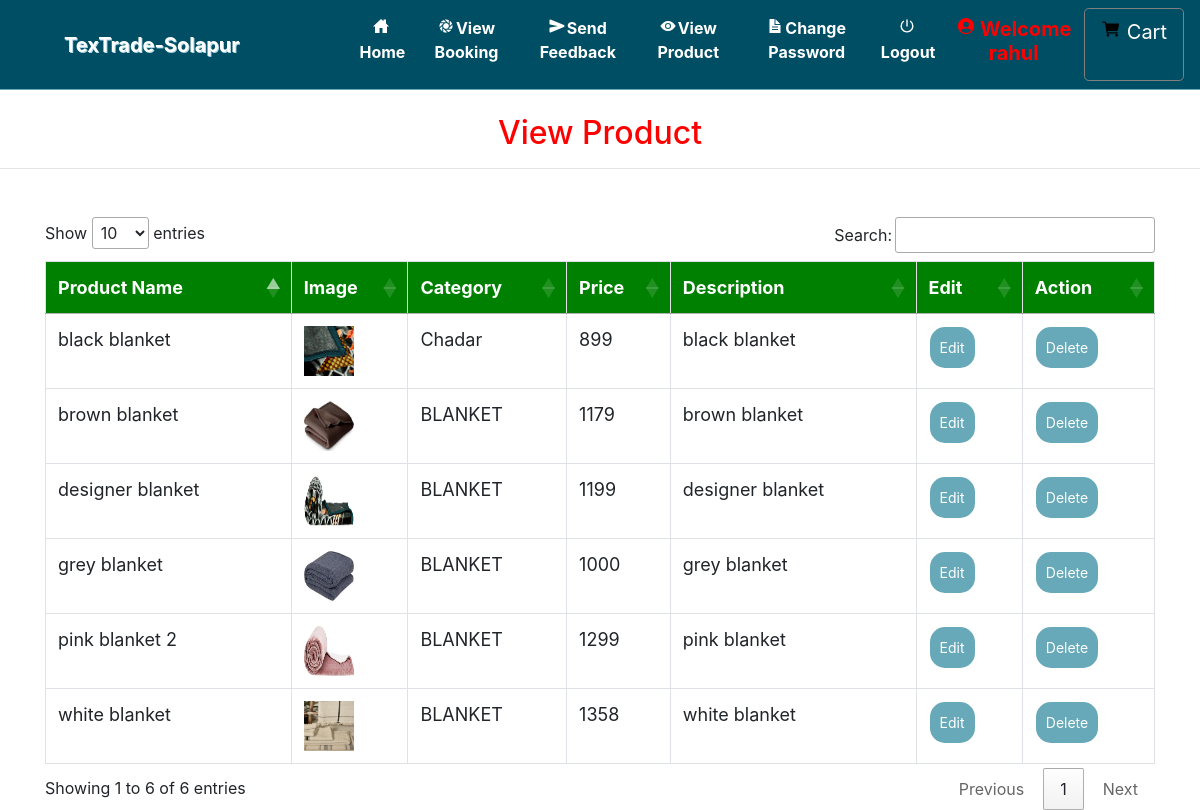
Page /admin_view_product (signed in) on the committed database.
### grocery/models.py (models this page shows, shortened)
class Product(models.Model):
    id = models.AutoField(primary_key=True)
    category = models.ForeignKey(Category, on_delete=models.CASCADE, null=True)
    vendor = models.ForeignKey(Vendor, on_delete=models.CASCADE, null=True)
    image = models.FileField(upload_to='images/', null=True)
    name = models.CharField(max_length=30, null=True)
    price = models.IntegerField(null=True)
    desc = models.TextField(null=True)

class Category(models.Model):
    name = models.CharField(max_length=30, null=True)

### grocery/views.py (the view)
# urls.py: path('admin_view_product', Admin_View_product, name='admin_view_product'),
def Admin_View_product(request):
    if not request.user.is_authenticated:
        return redirect('login_admin')
    pro = Product.objects.all()
    d = {'pro':pro}
    return render(request,'admin_view_product.html',d)

### grocery/templates/admin_view_product.html (shortened to what this page needs)
{% extends 'navigation.html' %}
{% block body %}
<center><h2 style="color:red;margin-top:2%">View Product</h2></center><hr>
 <div class="container" style="margin-top:4%">
<table class="table table-bordered" id="myTable">
  <thead>
  <tr>
    <th>Product Name</th>
    <th>Image</th>
      <th> Category</th>
    <th>Price</th>
       <th> Description</th>
	   <th>Edit</th>
    <th>Action</th>
  </tr>
  </thead>
   <tbody>
    {% for i in pro %}
  <tr>
    <td>{{i.name}}</td>
    <td><img src="{{i.image.url}}" style="width:50px;height:50px"></td>
      <td>{{i.category.name}}</td>
      <td>{{i.price}}</td>
      <td>{{i.desc}}</td>
	   <td><a href="{% url 'edit_product' i.id %}"><button class="button button1 btn-success">Edit</button></a>
    </td>
    <td><a href="{% url 'delete_product' i.id %}" onclick="return confirm('Are you sure?')"><button class="button button1">Delete</button></a></td>
  </tr>
    {% endfor %}
    </tbody>
</table>
 </div>
{% endblock %}

### grocery/templates/navigation.html (style rules this page uses)
* { box-sizing: border-box; }
#myTable { border-collapse: collapse; width: 100%; border: 1px solid #ddd; font-size: 18px; }
#myTable th { text-align: left; padding: 12px; background-color: green; color: white; }
#myTable td { text-align: left; padding: 12px; background-color: white; }
#myTable tr { border-bottom: 1px solid #ddd; }
.button { background-color: #67A9B8; border: none; color: white; padding: 10px; text-align: center; text-decoration: none; display: inline-block; font-size: 14px; margin: 1px 1px; cursor: pointer; }
.button1 { border-radius: 15px; }

### rows in the picture
Product: name "pink blanket 2", image (picture), category.name "BLANKET", price "1299", desc "pink blanket"
Product: name "grey blanket", image (picture), category.name "BLANKET", price "1000", desc "grey blanket"
Product: name "black blanket", image (picture), category.name "Chadar", price "899", desc "black blanket"
Product: name "designer blanket", image (picture), category.name "BLANKET", price "1199", desc "designer blanket"
Product: name "white blanket", image (picture), category.name "BLANKET", price "1358", desc "white blanket"
Product: name "brown blanket", image (picture), category.name "BLANKET", price "1179", desc "brown blanket"
